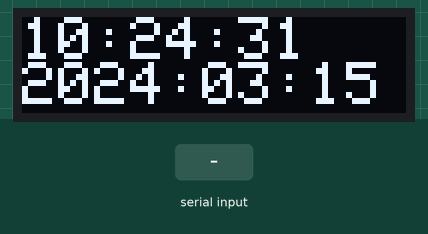
Recording of a sketch running on a simulated Arduino Uno, built with avr-gcc and run on an emulated ATmega328P. Shown: 128×32 one-colour display. The inputs (shaded band) are chosen by the test bench. The local clock reads 2024-03-15 10:24:30 at power-on unless the sketch sets it; what the sketch prints to the serial monitor is not drawn.

Above: at 1.2 s.
1.3 s: "90,45,200\n" received over Serial
At 2.8 s:
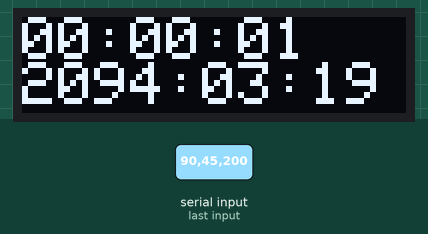
3.5 s: "90,45\n" received over Serial
At 4.3 s:
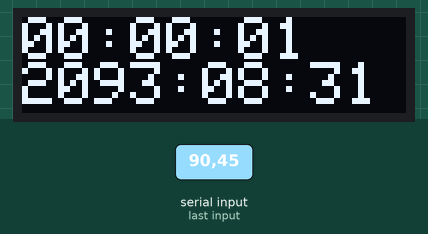
5.5 s: "90,45,200,10\n" received over Serial
At 6.8 s:
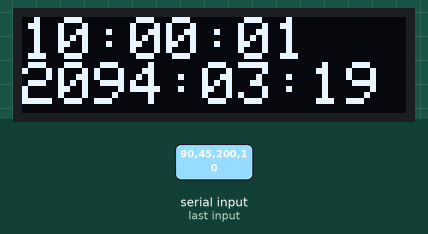
7.5 s: "5\n" received over Serial
At 8.8 s:
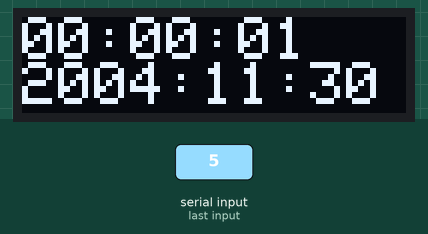
Timing chart, 0 to 10.5 s (numbered marks = the images above; inputs shaded):
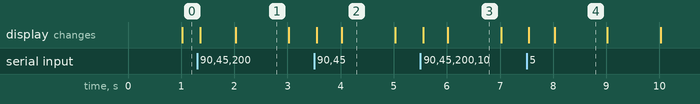

Measured:
- what the display in image 1 shows lasts 1.0 s, from 2.0 s to 3.0 s

The sketch:

RTC_OLED_serial.ino
```cpp
#include "RTClib.h"
#include <SPI.h>
#include <Wire.h>
#include <Adafruit_GFX.h>
#include <Adafruit_SSD1306.h>

#define messages 1
#define debug 0

// Real TIME CLOCK ============================================================
RTC_DS3231 rtc;

// OLED SETUP ==================================================================
#define SCREEN_WIDTH 128 // OLED display width, in pixels
#define SCREEN_HEIGHT 32 // OLED display height, in pixels
#define OLED_RESET     4 // Reset pin # (or -1 if sharing Arduino reset pin)
#define SCREEN_ADDRESS 0x3C // 0x3C for 128x32
Adafruit_SSD1306 display(SCREEN_WIDTH, SCREEN_HEIGHT, &Wire, OLED_RESET);

// SERIAL INPUT ================================================================
#define serial_buffer_size 18
char input_buffer[serial_buffer_size];
int serial_index = 0;        // Keep track of where we are in the buffer.
#define delims ","             // Chars used to split strings

// Vars for time update ========================================================
struct Update_Date {
    int YYYY;
    int MO;
    int DD;
    int HH;
    int MM;
    int SS;
};
struct Update_Date update_date;


void setup() {
    Serial.begin(57600); // Begin serial debug

    #ifndef ESP8266
        while (!Serial); // wait for serial port to connect. Needed for native USB
    #endif

    if (! rtc.begin()) {
        Serial.println(F("Couldn't find RTC"));
        Serial.flush();
        abort();
    }
    else {
        Serial.println(F("RTC found."));
    }

    if (rtc.lostPower()) {
        Serial.println(F("RTC lost power, setting default time and date..."));
        // default is 1970 Jan 01 00:00:00
        rtc.adjust(DateTime(1970, 01, 01, 00, 00, 00));
    }

    // SSD1306_SWITCHCAPVCC = generate display voltage from 3.3V internally
    if(!display.begin(SSD1306_SWITCHCAPVCC, SCREEN_ADDRESS)) {
        Serial.println(F("SSD1306 allocation failed"));
        for(;;); // Don't proceed, loop forever
    }
    // Clear the buffer
    display.clearDisplay();

}

void loop() {
    DateTime now = rtc.now();
    #if debug
        Serial.print(now.hour(), DEC);
        Serial.print(F(":"));
        Serial.print(now.minute(), DEC);
        Serial.print(F(":"));
        Serial.print(now.second(), DEC);
        Serial.println();
    #endif

    if (check_serial()) {
        // new information sent via serial.
        convert_vals();
        rtc.adjust(DateTime(update_date.YYYY,
                            update_date.MO,
                            update_date.DD,
                            update_date.HH,
                            update_date.MM,
                            update_date.SS
                            )
                   );
    }

    display.clearDisplay();
    display.setTextSize(2); // Scale text size Nx times
    display.setTextColor(SSD1306_WHITE);
    display.setCursor(0, 0);
    if (now.hour() < 10) {
        display.print(F("0"));
    }
    display.print(now.hour());
    display.print(F(":"));
    if (now.minute() < 10) {
        display.print(F("0"));
    }
    display.print(now.minute());
    display.print(F(":"));
    if (now.second() < 10) {
        display.print(F("0"));
    }
    display.print(now.second());

    display.setCursor(0, 15);
    display.print(now.year());
    display.print(F(":"));
    if (now.month() < 10) {
        display.print(F("0"));
    }
    display.print(now.month());
    display.print(F(":"));
    if (now.day() < 10) {
        display.print(F("0"));
    }
    display.print(now.day());

    display.display();      // Show initial text
    //delay(10);
}

//==================================================================================
// Check the serial buffer for input.
boolean check_serial() {
    boolean line_found = false;
    while (Serial.available() > 0) {
        // Read a char as it comes in
        // Will throw away any additional chars when the buffer is filled
        char char_buffer = Serial.read();
        delay(1);
        if (char_buffer == '\n') {
            input_buffer[serial_index] = 0;   // String needs to be terminated by a zero.
            line_found = (serial_index > 0);  // Prevent empty line from returning True
            serial_index = 0;
        }
        else if (char_buffer == '\r') {
            // Ignore return char. Only newline ('\n') matters.
        }
        else if (serial_index < serial_buffer_size && line_found == false) {
            input_buffer[serial_index++] = char_buffer;  // automatically incremented index
        }
    }
    #if debug
        Serial.print(F(""));
        Serial.println(line_found);
    #endif
    return line_found;
}

int convert_vals() {
    // Input string should be in form: 2022,04,19,19,05,30
    //                                 YYYY,MM,DD,HH,MM,SS
    #if messages
        Serial.print(F("String received: "));
        Serial.println(input_buffer);
    #endif
    // Parse input buffer
    char *YYYY, *MO, *DD, *HH, *MM, *SS;
    YYYY = strtok(input_buffer, delims);
    MO = strtok(NULL, delims);
    DD = strtok(NULL, delims);
    HH = strtok(NULL, delims);
    MM = strtok(NULL, delims);
    SS = strtok(NULL, delims);

    // Convert strings to appropriate format.
    update_date.YYYY = atoi(YYYY);
    update_date.MO = atoi(MO);
    update_date.DD = atoi(DD);
    update_date.HH = atoi(HH);
    update_date.MM = atoi(MM);
    update_date.SS = atoi(SS);

    #if messages
        Serial.print(F("YYYY: ")); Serial.print(update_date.YYYY); Serial.print(F(", "));
        Serial.print(F("MO: ")); Serial.print(update_date.MO); Serial.print(F(", "));
        Serial.print(F("DD: ")); Serial.print(update_date.DD); Serial.print(F(", "));
        Serial.print(F("HH: ")); Serial.print(update_date.HH); Serial.print(F(", "));
        Serial.print(F("MM: ")); Serial.print(update_date.MM); Serial.print(F(", "));
        Serial.print(F("SS: ")); Serial.println(update_date.SS);
    #endif
}
```
